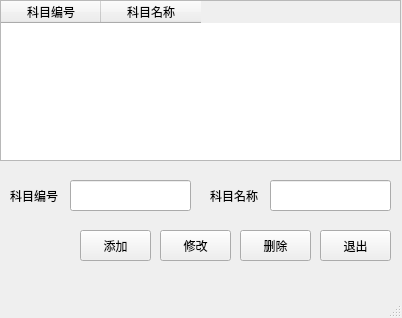
<?xml version="1.0" encoding="UTF-8"?>
<ui version="4.0">
 <class>MainWindow</class>
 <widget class="QMainWindow" name="MainWindow">
  <property name="geometry">
   <rect>
    <x>0</x>
    <y>0</y>
    <width>402</width>
    <height>318</height>
   </rect>
  </property>
  <property name="windowTitle">
   <string>考试科目设置</string>
  </property>
  <property name="windowIcon">
   <iconset>
    <normaloff>../image/favicon.ico</normaloff>../image/favicon.ico</iconset>
  </property>
  <widget class="QWidget" name="centralwidget">
   <widget class="QTableWidget" name="tableWidget">
    <property name="geometry">
     <rect>
      <x>0</x>
      <y>0</y>
      <width>401</width>
      <height>161</height>
     </rect>
    </property>
    <column>
     <property name="text">
      <string>科目编号</string>
     </property>
    </column>
    <column>
     <property name="text">
      <string>科目名称</string>
     </property>
    </column>
   </widget>
   <widget class="QLabel" name="label">
    <property name="geometry">
     <rect>
      <x>10</x>
      <y>180</y>
      <width>61</width>
      <height>31</height>
     </rect>
    </property>
    <property name="text">
     <string>科目编号</string>
    </property>
   </widget>
   <widget class="QLineEdit" name="lineEdit">
    <property name="geometry">
     <rect>
      <x>70</x>
      <y>180</y>
      <width>121</width>
      <height>31</height>
     </rect>
    </property>
   </widget>
   <widget class="QLabel" name="label_2">
    <property name="geometry">
     <rect>
      <x>210</x>
      <y>180</y>
      <width>61</width>
      <height>31</height>
     </rect>
    </property>
    <property name="text">
     <string>科目名称</string>
    </property>
   </widget>
   <widget class="QLineEdit" name="lineEdit_2">
    <property name="geometry">
     <rect>
      <x>270</x>
      <y>180</y>
      <width>121</width>
      <height>31</height>
     </rect>
    </property>
   </widget>
   <widget class="QPushButton" name="pushButton">
    <property name="geometry">
     <rect>
      <x>80</x>
      <y>230</y>
      <width>71</width>
      <height>31</height>
     </rect>
    </property>
    <property name="text">
     <string>添加</string>
    </property>
   </widget>
   <widget class="QPushButton" name="pushButton_2">
    <property name="geometry">
     <rect>
      <x>160</x>
      <y>230</y>
      <width>71</width>
      <height>31</height>
     </rect>
    </property>
    <property name="text">
     <string>修改</string>
    </property>
   </widget>
   <widget class="QPushButton" name="pushButton_3">
    <property name="geometry">
     <rect>
      <x>240</x>
      <y>230</y>
      <width>71</width>
      <height>31</height>
     </rect>
    </property>
    <property name="text">
     <string>删除</string>
    </property>
   </widget>
   <widget class="QPushButton" name="pushButton_4">
    <property name="geometry">
     <rect>
      <x>320</x>
      <y>230</y>
      <width>71</width>
      <height>31</height>
     </rect>
    </property>
    <property name="text">
     <string>退出</string>
    </property>
   </widget>
  </widget>
  <widget class="QMenuBar" name="menubar">
   <property name="geometry">
    <rect>
     <x>0</x>
     <y>0</y>
     <width>402</width>
     <height>23</height>
    </rect>
   </property>
  </widget>
  <widget class="QStatusBar" name="statusbar"/>
 </widget>
 <resources/>
 <connections/>
</ui>
